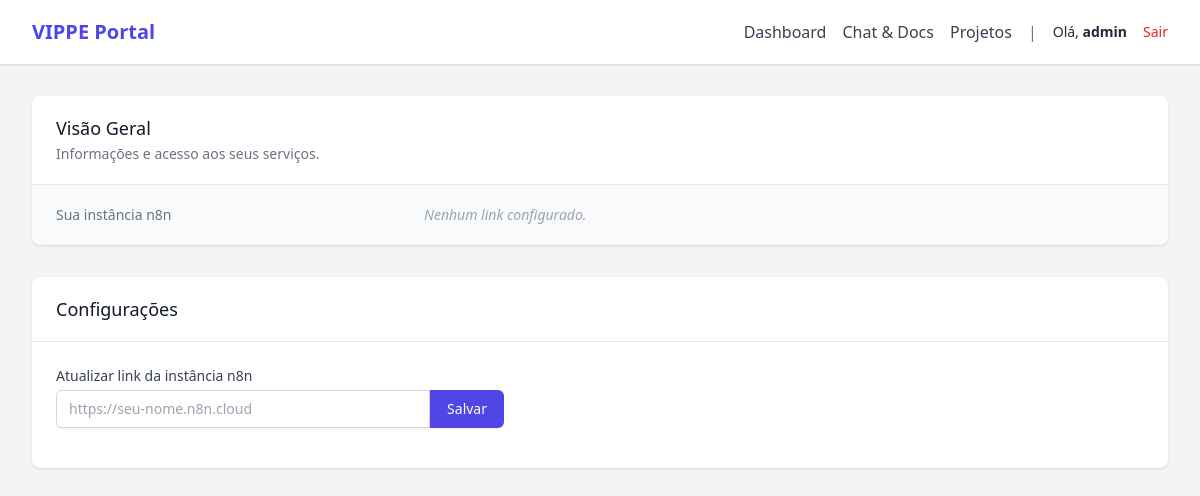
Page / (signed in) on the earlier database version.
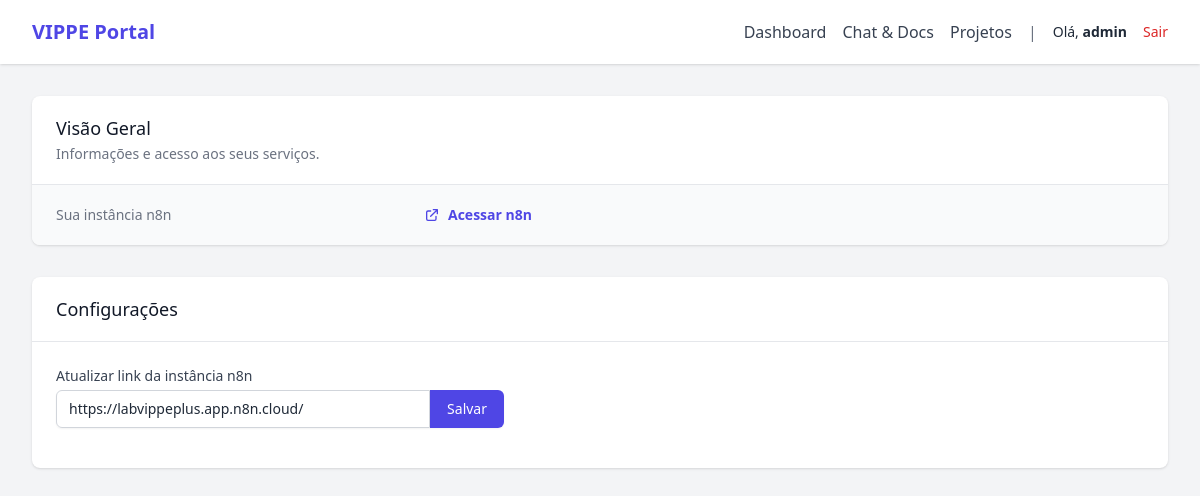
Same page on the later database version.
### app/models.py (models this page shows)
class User(Base):
    __tablename__ = "users"
    id = Column(Integer, primary_key=True, index=True)
    username = Column(String, unique=True, index=True)
    hashed_password = Column(String)
    n8n_link = Column(String, nullable=True)
    projects = relationship("Project", back_populates="owner")
    files = relationship("UploadedFile", back_populates="owner")
    chats = relationship("ChatMessage", back_populates="owner")

### app/main.py (the view)
@app.get("/", response_class=HTMLResponse)
async def dashboard_view(request: Request):
    db_gen = database.get_db()
    db = next(db_gen)
    user = auth.get_current_user_from_cookie(request, db)
    try:
        next(db_gen)
    except StopIteration:
        pass
    if not user:
        return templates.TemplateResponse("login.html", {"request": request})
    return templates.TemplateResponse("dashboard.html", {"request": request, "user": user})

### app/templates/dashboard.html
{% extends "base.html" %}
{% block content %}
<div class="bg-white shadow overflow-hidden sm:rounded-lg mb-8">
    <div class="px-4 py-5 sm:px-6">
        <h3 class="text-lg leading-6 font-medium text-gray-900">Visão Geral</h3>
        <p class="mt-1 max-w-2xl text-sm text-gray-500">Informações e acesso aos seus serviços.</p>
    </div>
    <div class="border-t border-gray-200">
        <dl>
            <div class="bg-gray-50 px-4 py-5 sm:grid sm:grid-cols-3 sm:gap-4 sm:px-6">
                <dt class="text-sm font-medium text-gray-500">Sua instância n8n</dt>
                <dd class="mt-1 text-sm text-gray-900 sm:mt-0 sm:col-span-2">
                    {% if user.n8n_link %}
                    <a href="{{ user.n8n_link }}" target="_blank" class="text-indigo-600 hover:text-indigo-900 font-semibold flex items-center gap-2">
                        <svg class="w-4 h-4" fill="none" stroke="currentColor" viewBox="0 0 24 24"><path stroke-linecap="round" stroke-linejoin="round" stroke-width="2" d="M10 6H6a2 2 0 00-2 2v10a2 2 0 002 2h10a2 2 0 002-2v-4M14 4h6m0 0v6m0-6L10 14"></path></svg>
                        Acessar n8n
                    </a>
                    {% else %}
                    <span class="text-gray-400 italic">Nenhum link configurado.</span>
                    {% endif %}
                </dd>
            </div>
        </dl>
    </div>
</div>
<div class="bg-white shadow overflow-hidden sm:rounded-lg">
    <div class="px-4 py-5 sm:px-6 border-b border-gray-200">
        <h3 class="text-lg leading-6 font-medium text-gray-900">Configurações</h3>
    </div>
    <div class="p-6">
        <form action="/auth/update_n8n" method="POST" class="max-w-md">
            <div class="mb-4">
                <label for="n8n_link" class="block text-sm font-medium text-gray-700">Atualizar link da instância n8n</label>
                <div class="mt-1 flex rounded-md shadow-sm">
                    <input type="url" name="n8n_link" id="n8n_link" value="{{ user.n8n_link or '' }}" class="flex-1 min-w-0 block w-full px-3 py-2 rounded-none rounded-l-md border border-gray-300 focus:ring-indigo-500 focus:border-indigo-500 sm:text-sm" placeholder="https://seu-nome.n8n.cloud">
                    <button type="submit" class="inline-flex items-center px-4 py-2 border border-transparent text-sm font-medium rounded-r-md text-white bg-indigo-600 hover:bg-indigo-700 focus:outline-none focus:ring-2 focus:ring-offset-2 focus:ring-indigo-500">
                        Salvar
                    </button>
                </div>
            </div>
        </form>
    </div>
</div>
{% endblock %}

### app/templates/base.html (shortened to what this page needs)
<!DOCTYPE html>
<html lang="pt-BR">
<head>
    <script src="https://cdn.tailwindcss.com"></script>
</head>
<body class="bg-gray-100 font-sans leading-normal tracking-normal text-gray-800">
    <nav class="bg-white shadow">
        <div class="max-w-7xl mx-auto px-2 sm:px-6 lg:px-8">
            <div class="relative flex justify-between h-16">
                <div class="absolute inset-y-0 left-0 flex items-center">
                    <a href="/" class="text-xl font-bold text-indigo-600">VIPPE Portal</a>
                </div>
                {% if user %}
                <div class="flex items-center space-x-4 ml-auto">
                    <a href="/" class="text-gray-700 hover:text-indigo-600">Dashboard</a>
                    <a href="/chat" class="text-gray-700 hover:text-indigo-600">Chat & Docs</a>
                    <a href="/projects" class="text-gray-700 hover:text-indigo-600">Projetos</a>
                    <span class="text-gray-500">|</span>
                    <span class="text-sm">Olá, <b>{{ user.username }}</b></span>
                    <a href="/auth/logout" class="text-sm text-red-600 hover:text-red-800">Sair</a>
                </div>
                {% endif %}
            </div>
        </div>
    </nav>
    <main class="max-w-7xl mx-auto px-4 sm:px-6 lg:px-8 py-8">
        {% block content %}{% endblock %}
    </main>
</body>
</html>

Differences in the rows shown:
changed User "admin": n8n_link (not shown) → "https://labvippeplus.app.n8n.cloud/"
Other differences:
text no longer shown: "Nenhum link configurado."
text now shown: "Acessar n8n"
